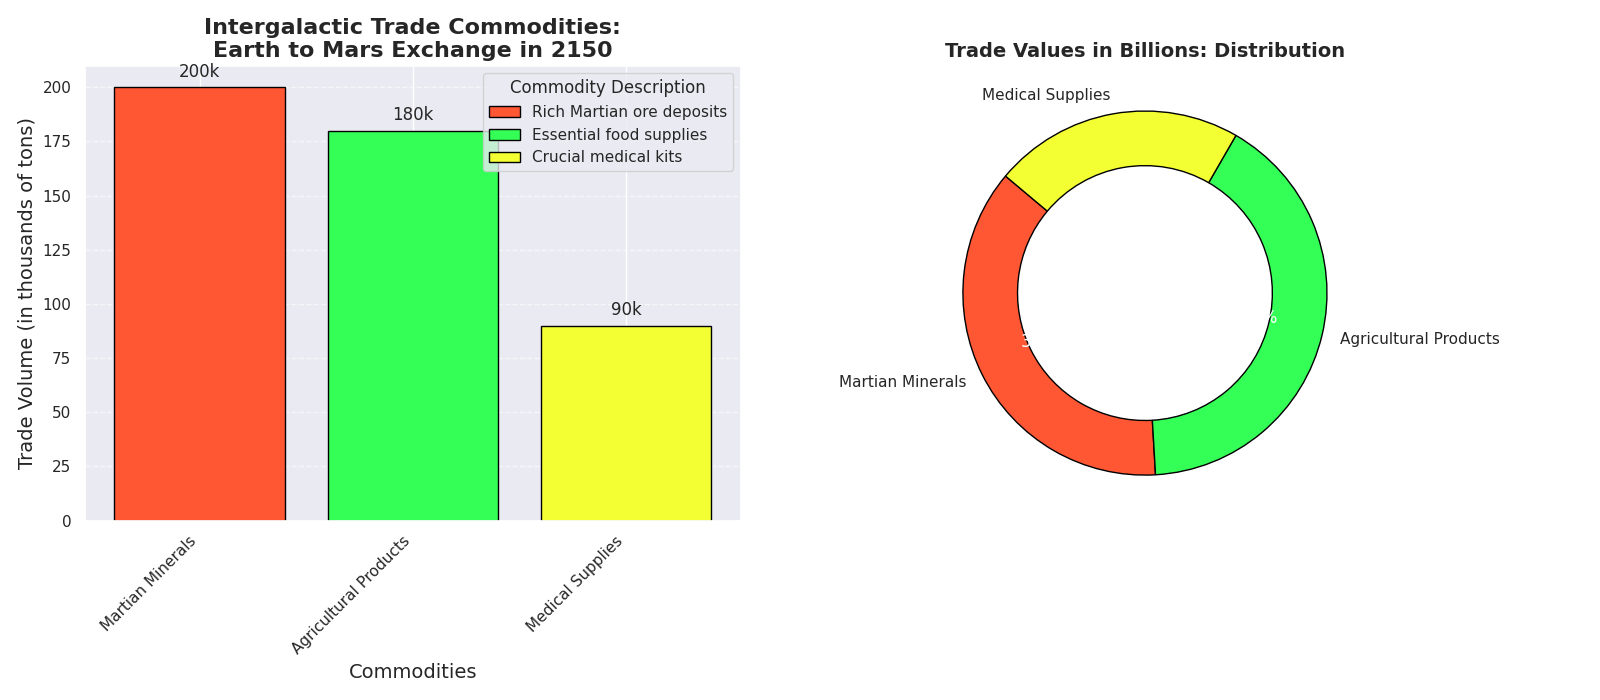

Write Python code to recreate this figure.
import matplotlib.pyplot as plt
import numpy as np

# Define commodities and their trade volumes (in thousands of tons)
commodities = ['Martian Minerals', 'Agricultural Products', 'Medical Supplies']
trade_volumes = [200, 180, 90]

# Additional data: Estimated trade values in billions
trade_values = [50, 55, 30]

# Define colors for the bars and pie chart segments
colors = ['#FF5733', '#33FF57', '#F3FF33']

# Create a figure with two subplots arranged horizontally
fig, (ax1, ax2) = plt.subplots(1, 2, figsize=(16, 7))

# First subplot: Bar chart for trade volumes
bars = ax1.bar(np.arange(len(commodities)), trade_volumes, color=colors, edgecolor='black')

ax1.set_title('Intergalactic Trade Commodities:\nEarth to Mars Exchange in 2150', fontsize=16, fontweight='bold')
ax1.set_xlabel('Commodities', fontsize=14)
ax1.set_ylabel('Trade Volume (in thousands of tons)', fontsize=14)
ax1.set_xticks(np.arange(len(commodities)))
ax1.set_xticklabels(commodities, rotation=45, ha='right')

# Add data labels above bars
for bar in bars:
    yval = bar.get_height()
    ax1.text(bar.get_x() + bar.get_width() / 2, yval + 3, f'{yval}k', ha='center', va='bottom', fontsize=12)

# Add legend for the bar chart
ax1.legend(bars, ['Rich Martian ore deposits', 'Essential food supplies', 
                  'Crucial medical kits'],
           title='Commodity Description', loc='upper right')

# Add a grid for the y-axis
ax1.yaxis.grid(True, linestyle='--', alpha=0.6)

# Second subplot: Donut pie chart for trade values
wedges, texts, autotexts = ax2.pie(
    trade_values, labels=commodities, autopct='%1.1f%%', 
    startangle=140, colors=colors, wedgeprops={'edgecolor': 'black', 'width': 0.3}
)
for text in autotexts:
    text.set_color('white')
ax2.set_title('Trade Values in Billions: Distribution', fontsize=14, fontweight='bold')

# Tight layout to prevent overlap
plt.tight_layout()

# Show the combined plots
plt.show()
